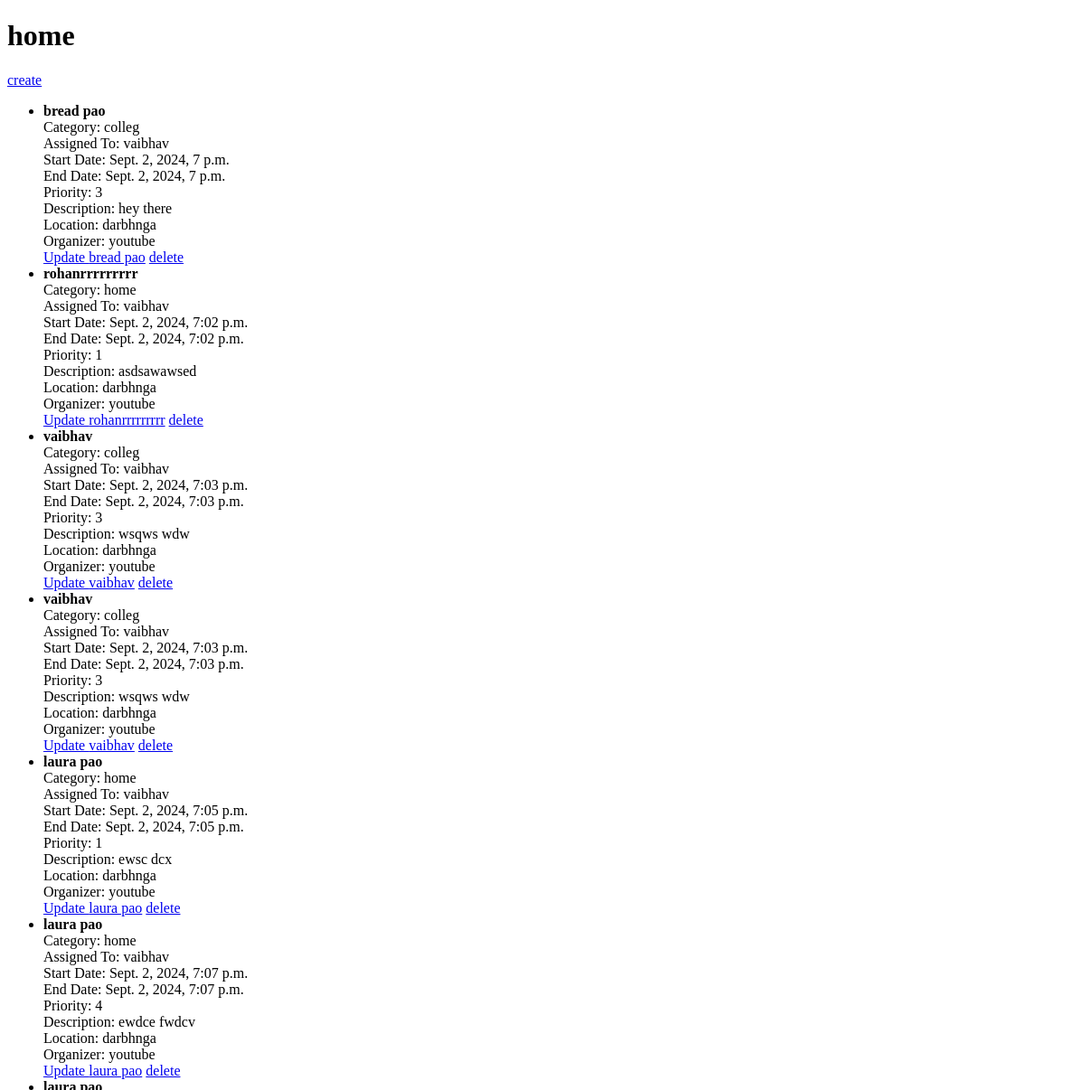
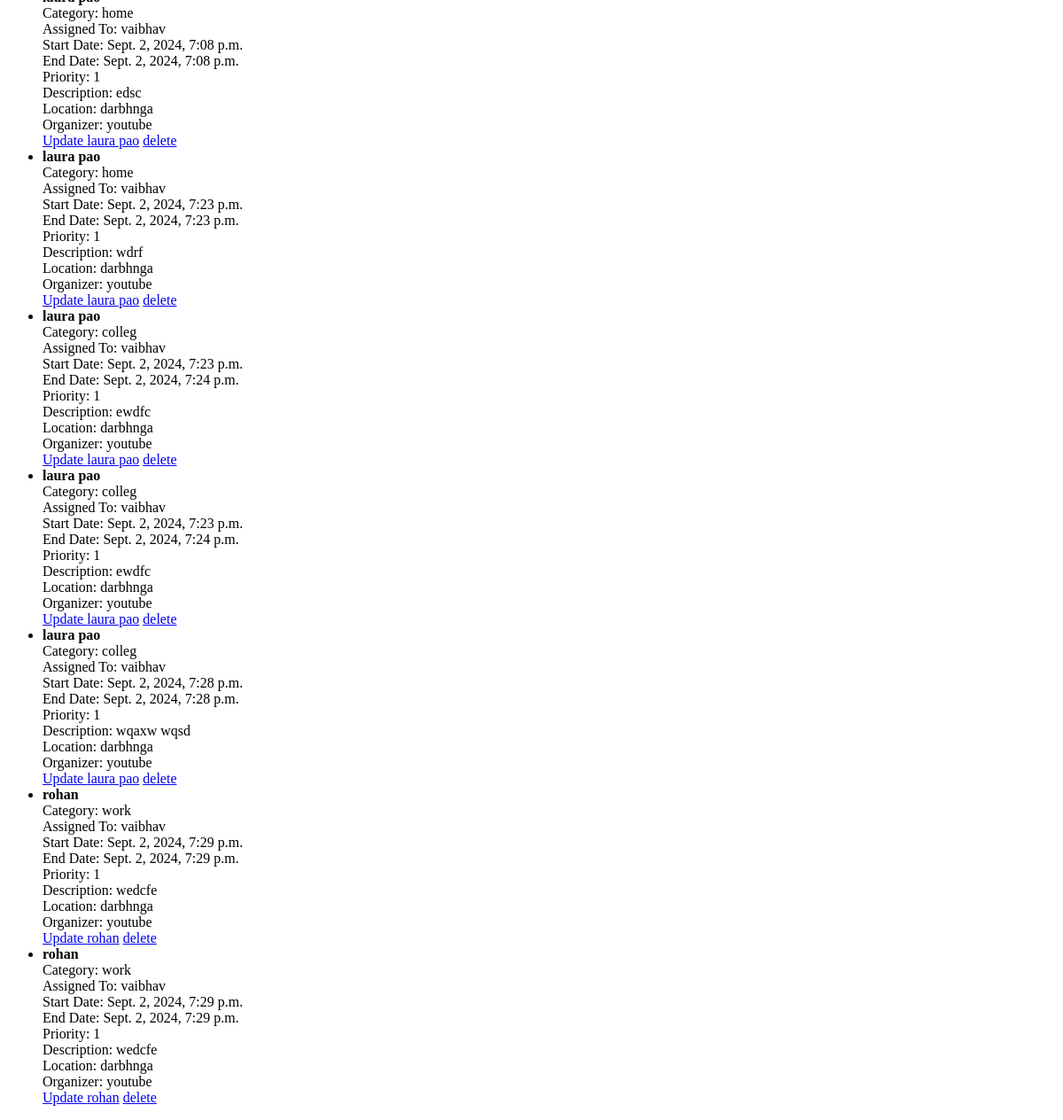
Page /home/ on the earlier database version (2 pictures, top to bottom).
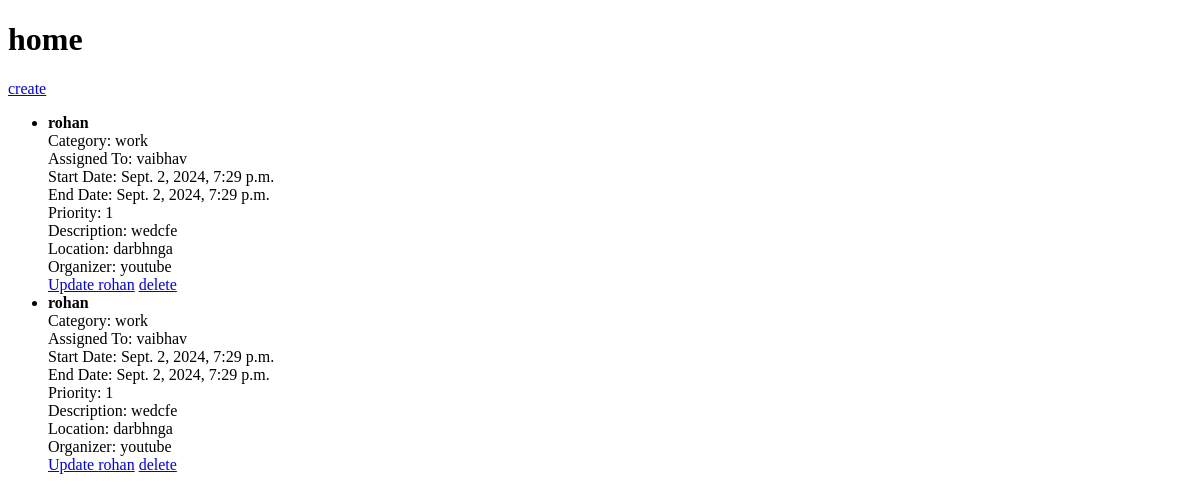
Same page on the later database version.
### members/models.py (models this page shows, shortened)
class task(models.Model):
    name = models.CharField(max_length=100)
    category = models.ForeignKey(Category, on_delete=models.CASCADE)
    assigned_to = models.ForeignKey(User, on_delete=models.CASCADE, related_name='tasks')
    start_date = models.DateTimeField()
    end_date = models.DateTimeField()
    priority = models.IntegerField(default=1)
    description = models.TextField(default='')
    location = models.CharField(max_length=255, default='')
    organizer = models.CharField(max_length=100, default='')

class Category(models.Model):
    name = models.CharField(max_length=50)
    def __str__(self):
        return self.name

### members/views.py (the view)
# urls.py: 2. Add a URL to urlpatterns:  path('', views.home, name='home')
def home(request):
    tasks = task.objects.all()
    return render(request,"home.html",{'tasks':tasks})

### members/templates/home.html (shortened to what this page needs)
<!DOCTYPE html>
<html lang="en">
  <head>
  </head>
  <body>
    <h1>home</h1>
    <a href="{% url 'create_task' %}">create</a>
    {% if tasks %}
    <ul>
      {% for task in tasks %}
      <li>
        <strong>{{ task.name }}</strong><br />
        Category: {{ task.category }}<br />
        Assigned To: {{ task.assigned_to }}<br />
        Start Date: {{ task.start_date }}<br />
        End Date: {{ task.end_date }}<br />
        Priority: {{ task.priority }}<br />
        Description: {{ task.description }}<br />
        Location: {{ task.location }}<br />
        Organizer: {{ task.organizer }}<br />
      </li>
      <a href="{% url 'update' task.pk %}">Update {{ task.name }}</a>
      <a href="{% url 'delete' task.pk %}">delete </a>
      {% endfor %}
    </ul>
    {% else %}
    <p>No tasks available.</p>
    {% endif %}
  </body>
</html>

Differences in the rows shown:
removed task: name "bread pao", category "colleg", assigned_to "vaibhav", start_date "Sept. 2, 2024, 7 p.m.", end_date "Sept. 2, 2024, 7 p.m.", priority "3", description "hey there", location "darbhnga", organizer "youtube"
removed task: name "rohanrrrrrrrrr", category "home", assigned_to "vaibhav", start_date "Sept. 2, 2024, 7:02 p.m.", end_date "Sept. 2, 2024, 7:02 p.m.", priority "1", description "asdsawawsed", location "darbhnga", organizer "youtube"
removed task: name "vaibhav", category "colleg", assigned_to "vaibhav", start_date "Sept. 2, 2024, 7:03 p.m.", end_date "Sept. 2, 2024, 7:03 p.m.", priority "3", description "wsqws wdw", location "darbhnga", organizer "youtube"
removed task: name "vaibhav", category "colleg", assigned_to "vaibhav", start_date "Sept. 2, 2024, 7:03 p.m.", end_date "Sept. 2, 2024, 7:03 p.m.", priority "3", description "wsqws wdw", location "darbhnga", organizer "youtube"
removed task: name "laura pao", category "home", assigned_to "vaibhav", start_date "Sept. 2, 2024, 7:05 p.m.", end_date "Sept. 2, 2024, 7:05 p.m.", priority "1", description "ewsc dcx", location "darbhnga", organizer "youtube"
removed task: name "laura pao", category "home", assigned_to "vaibhav", start_date "Sept. 2, 2024, 7:07 p.m.", end_date "Sept. 2, 2024, 7:07 p.m.", priority "4", description "ewdce fwdcv", location "darbhnga", organizer "youtube"
removed task: name "laura pao", category "home", assigned_to "vaibhav", start_date "Sept. 2, 2024, 7:08 p.m.", end_date "Sept. 2, 2024, 7:08 p.m.", priority "1", description "edsc", location "darbhnga", organizer "youtube"
removed task: name "laura pao", category "home", assigned_to "vaibhav", start_date "Sept. 2, 2024, 7:23 p.m.", end_date "Sept. 2, 2024, 7:23 p.m.", priority "1", description "wdrf", location "darbhnga", organizer "youtube"
removed task: name "laura pao", category "colleg", assigned_to "vaibhav", start_date "Sept. 2, 2024, 7:23 p.m.", end_date "Sept. 2, 2024, 7:24 p.m.", priority "1", description "ewdfc", location "darbhnga", organizer "youtube"
removed task: name "laura pao", category "colleg", assigned_to "vaibhav", start_date "Sept. 2, 2024, 7:23 p.m.", end_date "Sept. 2, 2024, 7:24 p.m.", priority "1", description "ewdfc", location "darbhnga", organizer "youtube"
removed task: name "laura pao", category "colleg", assigned_to "vaibhav", start_date "Sept. 2, 2024, 7:28 p.m.", end_date "Sept. 2, 2024, 7:28 p.m.", priority "1", description "wqaxw wqsd", location "darbhnga", organizer "youtube"
